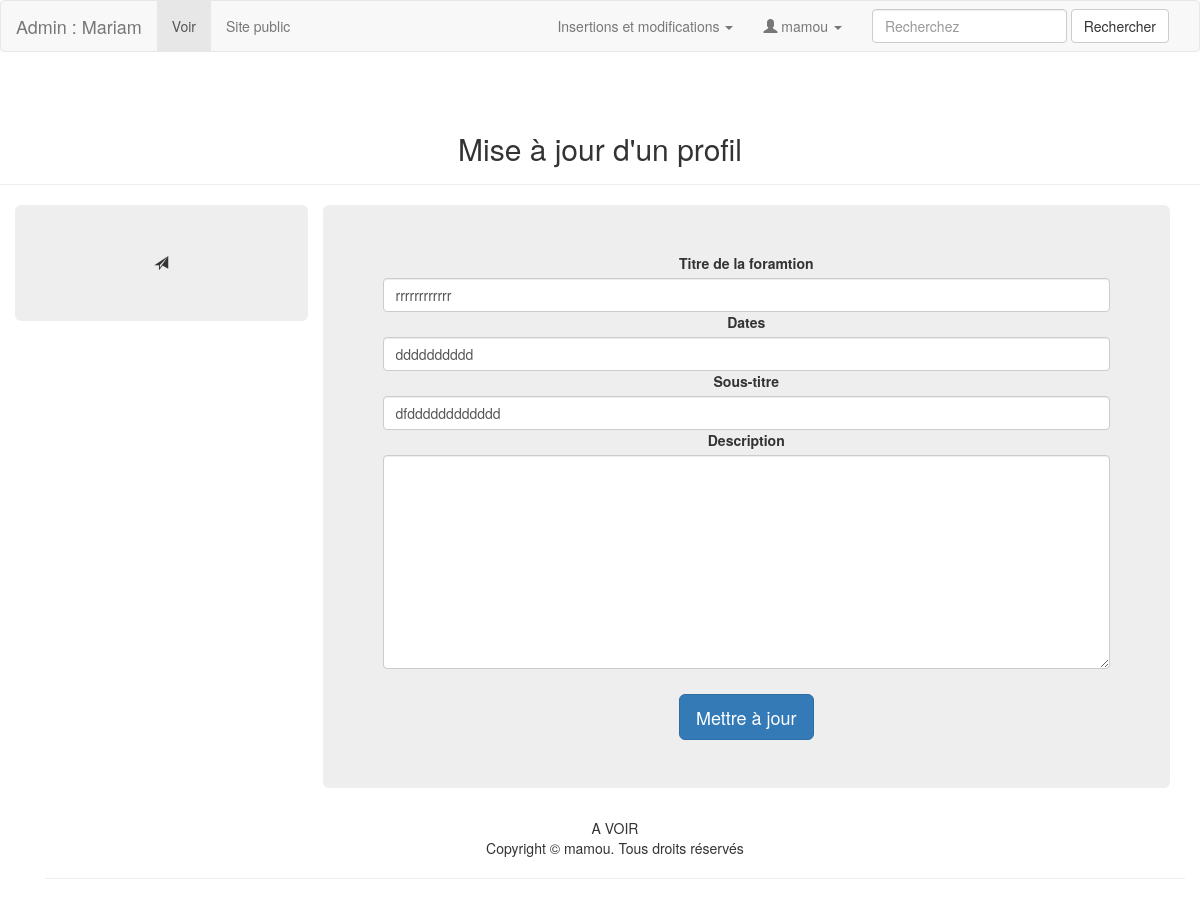
/admin/modif_formation.php?id_formation=5 (signed in), run on the app's committed database.
### tables this page shows
CREATE TABLE `utilisateurs` (
  `id_utilisateur` int(11) NOT NULL,
  `prenom` varchar(25) NOT NULL,
  `nom` varchar(25) NOT NULL,
  `email` varchar(50) NOT NULL,
  `telephone` int(20) NOT NULL,
  `mdp` varchar(13) NOT NULL,
  `pseudo` varchar(13) NOT NULL,
  `avatar` varchar(255) NOT NULL,
  `age` int(5) NOT NULL,
  `date_naissance` date NOT NULL,
  `sexe` enum('Femme','Homme','Autre') NOT NULL,
  `etat_civil` enum('M','Mme','Autre') NOT NULL,
  `statut_martial` varchar(13) NOT NULL,
  `adresse` text NOT NULL,
  `code_postal` int(11) NOT NULL,
  `ville` varchar(25) NOT NULL,
  `pays` varchar(25) NOT NULL
);

CREATE TABLE `formations` (
  `id_formation` int(11) NOT NULL,
  `titre_f` varchar(45) NOT NULL,
  `sous_titre_f` varchar(45) DEFAULT NULL,
  `dates_f` varchar(45) NOT NULL,
  `description_f` text NOT NULL,
  `utilisateur_id` int(11) NOT NULL
);

### admin/modif_formation.php (the view, shortened to what this page needs)
<?php require '../connexion/connexion.php' ?>
<?php
	if(isset($_SESSION['connexion']) && $_SESSION['connexion']=='connecté'){
		$id_utilisateur=$_SESSION['id_utilisateur'];
    }else{
        header('location:authentification.php');
    }
?>
<?php
$id_formation = $_GET['id_formation'];
$sql = $pdoCV->query("SELECT * FROM formations WHERE id_formation = '$id_formation' ");
$ligne_formation = $sql->fetch();
?>
<!DOCTYPE html>
<html lang="fr">
<head>
	<?php
		$sql = $pdoCV->query(" SELECT * FROM utilisateurs WHERE id_utilisateur ='$id_utilisateur' ");
		$ligne_utilisateur = $sql->fetch();
	?>
<link rel="stylesheet" href="../css/bootstrap.css">
</head>
<body>
<?php include("include_nav.php"); ?>
<section>
  <div class="row">
    <div class="col-lg-12 page-header text-center">
      <h2>Mise à jour d'un profil</h2>
    </div>
  </div>
  <div class="container">
<div class="row text-center">
          <div class="col-xs-3 jumbotron">
          	<span class="glyphicon glyphicon-send"></span>
  </div>
    <div class="text-center col-xs-9">
        <div class="jumbotron">
    <form action="modif_formation.php" method="post" class="text-center">
<div class="form-group">
    <label for="titre_f">Titre de la foramtion</label>
    <input type="text" name="titre_f" class="form-control" value="<?php echo $ligne_formation['titre_f']; ?>">
    <label for="dates_f">Dates</label>
    <input type="text" name="dates_f" class="form-control" value="<?php echo $ligne_formation['dates_f']; ?>">
    <label for="sous_titres_f">Sous-titre</label>
    <input type="text" name="sous_titre_f" class="form-control" value="<?php echo $ligne_formation['sous_titre_f']; ?>">
    <label for="description_f">Description</label>
    <textarea name="description_f" class="form-control" cols="80" rows="10" maxlength="200" id="description_f"><?php echo $ligne_formation['description_f']; ?></textarea>
</div>
      <input type="submit" value="Mettre à jour" class="btn btn-primary btn-lg" style="margin-top: 10px;">
    </form>
  </div>
</div>
</div>
	<?php include("include_footer.php"); ?>
</body>
</html>

### admin/include_nav.php (shortened to what this page needs)
<nav class="navbar navbar-default">
  <div class="container-fluid">
    <div class="navbar-header">
      <a class="navbar-brand" href="index.php">Admin : <?php echo $ligne_utilisateur['prenom']; ?></a></div>
    <div class="collapse navbar-collapse" id="bs-example-navbar-collapse-1">
      <ul class="nav navbar-nav">
        <li class="active"><a href="#">Voir <span class="sr-only">(current)</span></a> </li>
        <li><a href="../index.php" target="_blank">Site public</a></li>
      </ul>
      <form class="navbar-form navbar-right" role="search">
        <div class="form-group">
          <input type="text" class="form-control" placeholder="Recherchez">
        </div>
        <button type="submit" class="btn btn-default">Rechercher</button>
      </form>
      <ul class="nav navbar-nav navbar-right">
        <li class="dropdown"> <a href="#" class="dropdown-toggle" data-toggle="dropdown" role="button" aria-expanded="false" aria-haspopup="true">Insertions et modifications <span class="caret"></span></a>
        </li>
            <li class="dropdown"><a href="#" class="dropdown-toggle" data-toggle="dropdown" role="button" aria-expanded="false" aria-haspopup="true"> <span class="glyphicon glyphicon-user"></span> <?php echo $ligne_utilisateur['pseudo']; ?> <span class="caret"></span></a>
            </li>
      </ul>
    </div>
  </div>
</nav>

### admin/include_footer.php
<div class="container">
  <div class="row">
    <div class="col-lg-offset-3 col-xs-12 col-lg-6 text-center">
      A VOIR
    </div>
  </div>
</div>
 <footer class="text-center">
  <div class="container">
    <div class="row">
      <div class="col-xs-12">
        <p>Copyright © <?php echo $ligne_utilisateur['pseudo']; ?>. Tous droits réservés</p>
        <hr>
      </div>
    </div>
  </div>
</footer>

### data on the page
utilisateurs: prenom "Mariam", pseudo "mamou"
formations: titre_f "rrrrrrrrrrrr", dates_f "dddddddddd", sous_titre_f "dfdddddddddddd"
